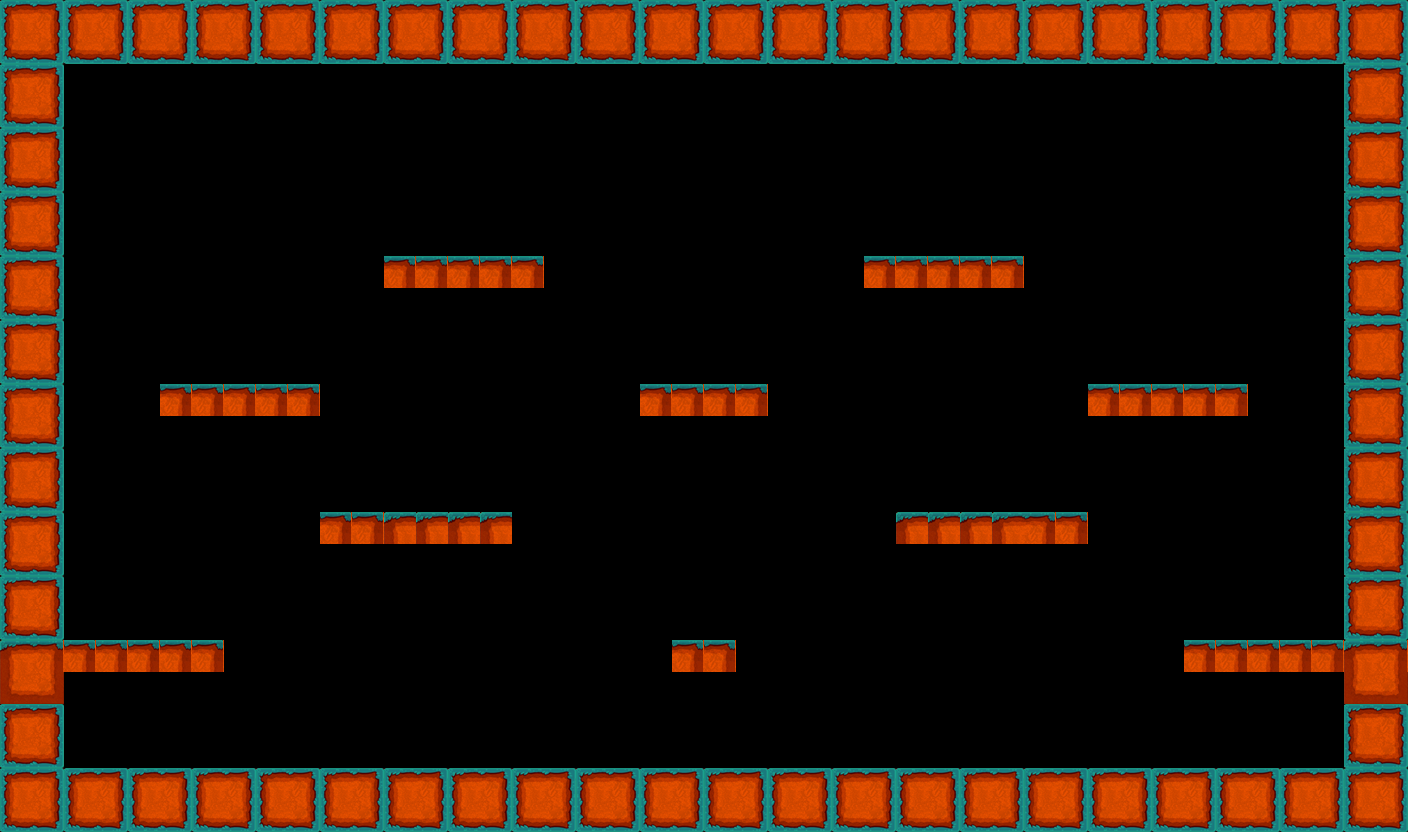

Rendered tile map (Tiled .tmx) drawn with the repository's tilesets; below, a short description and the full map source, tile grids included:
An orthogonal 44x26 tile map with 32x32 px tiles, 1 tile layer (staticObjects).

<map version="1.4" tiledversion="1.4.2" orientation="orthogonal" renderorder="right-down" width="44" height="26" tilewidth="32" tileheight="32" infinite="0" nextlayerid="2" nextobjectid="1">
 <editorsettings>
  <export target="tileMap.json" format="json" />
 </editorsettings>
 <tileset firstgid="1" name="tileSet" tilewidth="32" tileheight="32" tilecount="64" columns="8">
  <image source="tileSet.png" width="256" height="256" />
  <tile id="0">
   <properties>
    <property name="rigidBody" type="bool" value="true" />
   </properties>
  </tile>
  <tile id="1">
   <properties>
    <property name="rigidBody" type="bool" value="true" />
   </properties>
  </tile>
  <tile id="2">
   <properties>
    <property name="rigidBody" type="bool" value="true" />
   </properties>
  </tile>
  <tile id="3">
   <properties>
    <property name="rigidBody" type="bool" value="true" />
   </properties>
  </tile>
  <tile id="4">
   <properties>
    <property name="rigidBody" type="bool" value="false" />
   </properties>
  </tile>
  <tile id="5">
   <properties>
    <property name="rigidBody" type="bool" value="false" />
   </properties>
  </tile>
  <tile id="6">
   <properties>
    <property name="rigidBody" type="bool" value="false" />
   </properties>
  </tile>
  <tile id="7">
   <properties>
    <property name="rigidBody" type="bool" value="false" />
   </properties>
  </tile>
  <tile id="8">
   <properties>
    <property name="rigidBody" type="bool" value="true" />
   </properties>
  </tile>
  <tile id="9">
   <properties>
    <property name="rigidBody" type="bool" value="true" />
   </properties>
  </tile>
  <tile id="10">
   <properties>
    <property name="rigidBody" type="bool" value="true" />
   </properties>
  </tile>
  <tile id="11">
   <properties>
    <property name="rigidBody" type="bool" value="true" />
   </properties>
  </tile>
  <tile id="12">
   <properties>
    <property name="rigidBody" type="bool" value="false" />
   </properties>
  </tile>
  <tile id="13">
   <properties>
    <property name="rigidBody" type="bool" value="false" />
   </properties>
  </tile>
  <tile id="14">
   <properties>
    <property name="rigidBody" type="bool" value="false" />
   </properties>
  </tile>
  <tile id="15">
   <properties>
    <property name="rigidBody" type="bool" value="false" />
   </properties>
  </tile>
 </tileset>
 <layer id="1" name="staticObjects" width="44" height="26">
  <data encoding="csv">
1,2,1,2,1,2,1,2,1,2,1,2,1,2,1,2,1,2,1,2,1,2,1,2,1,2,1,2,1,2,1,2,1,2,1,2,1,2,1,2,1,2,1,2,
9,10,9,10,9,10,9,10,9,10,9,10,9,10,9,10,9,10,9,10,9,10,9,10,9,10,9,10,9,10,9,10,9,10,9,10,9,10,9,10,9,10,9,10,
1,2,0,0,0,0,0,0,0,0,0,0,0,0,0,0,0,0,0,0,0,0,0,0,0,0,0,0,0,0,0,0,0,0,0,0,0,0,0,0,0,0,1,2,
9,10,0,0,0,0,0,0,0,0,0,0,0,0,0,0,0,0,0,0,0,0,0,0,0,0,0,0,0,0,0,0,0,0,0,0,0,0,0,0,0,0,9,10,
1,2,0,0,0,0,0,0,0,0,0,0,0,0,0,0,0,0,0,0,0,0,0,0,0,0,0,0,0,0,0,0,0,0,0,0,0,0,0,0,0,0,1,2,
9,10,0,0,0,0,0,0,0,0,0,0,0,0,0,0,0,0,0,0,0,0,0,0,0,0,0,0,0,0,0,0,0,0,0,0,0,0,0,0,0,0,9,10,
1,2,0,0,0,0,0,0,0,0,0,0,0,0,0,0,0,0,0,0,0,0,0,0,0,0,0,0,0,0,0,0,0,0,0,0,0,0,0,0,0,0,1,2,
9,10,0,0,0,0,0,0,0,0,0,0,0,0,0,0,0,0,0,0,0,0,0,0,0,0,0,0,0,0,0,0,0,0,0,0,0,0,0,0,0,0,9,10,
1,2,0,0,0,0,0,0,0,0,0,0,4,4,4,4,4,0,0,0,0,0,0,0,0,0,0,4,4,4,4,4,0,0,0,0,0,0,0,0,0,0,1,2,
9,10,0,0,0,0,0,0,0,0,0,0,0,0,0,0,0,0,0,0,0,0,0,0,0,0,0,0,0,0,0,0,0,0,0,0,0,0,0,0,0,0,9,10,
1,2,0,0,0,0,0,0,0,0,0,0,0,0,0,0,0,0,0,0,0,0,0,0,0,0,0,0,0,0,0,0,0,0,0,0,0,0,0,0,0,0,1,2,
9,10,0,0,0,0,0,0,0,0,0,0,0,0,0,0,0,0,0,0,0,0,0,0,0,0,0,0,0,0,0,0,0,0,0,0,0,0,0,0,0,0,9,10,
1,2,0,0,0,4,4,4,4,4,0,0,0,0,0,0,0,0,0,0,4,4,4,4,0,0,0,0,0,0,0,0,0,0,4,4,4,4,4,0,0,0,1,2,
9,10,0,0,0,0,0,0,0,0,0,0,0,0,0,0,0,0,0,0,0,0,0,0,0,0,0,0,0,0,0,0,0,0,0,0,0,0,0,0,0,0,9,10,
1,2,0,0,0,0,0,0,0,0,0,0,0,0,0,0,0,0,0,0,0,0,0,0,0,0,0,0,0,0,0,0,0,0,0,0,0,0,0,0,0,0,1,2,
9,10,0,0,0,0,0,0,0,0,0,0,0,0,0,0,0,0,0,0,0,0,0,0,0,0,0,0,0,0,0,0,0,0,0,0,0,0,0,0,0,0,9,10,
1,2,0,0,0,0,0,0,0,0,4,4,3,3,3,3,0,0,0,0,0,0,0,0,0,0,0,0,3,3,3,3,4,4,0,0,0,0,0,0,0,0,1,2,
9,10,0,0,0,0,0,0,0,0,0,0,0,0,0,0,0,0,0,0,0,0,0,0,0,0,0,0,0,0,0,0,0,0,0,0,0,0,0,0,0,0,9,10,
1,2,0,0,0,0,0,0,0,0,0,0,0,0,0,0,0,0,0,0,0,0,0,0,0,0,0,0,0,0,0,0,0,0,0,0,0,0,0,0,0,0,1,2,
9,10,0,0,0,0,0,0,0,0,0,0,0,0,0,0,0,0,0,0,0,0,0,0,0,0,0,0,0,0,0,0,0,0,0,0,0,0,0,0,0,0,9,10,
3,4,4,4,4,4,4,0,0,0,0,0,0,0,0,0,0,0,0,0,0,4,4,0,0,0,0,0,0,0,0,0,0,0,0,0,0,4,4,4,4,4,3,4,
11,12,0,0,0,0,0,0,0,0,0,0,0,0,0,0,0,0,0,0,0,0,0,0,0,0,0,0,0,0,0,0,0,0,0,0,0,0,0,0,0,0,11,12,
1,2,0,0,0,0,0,0,0,0,0,0,0,0,0,0,0,0,0,0,0,0,0,0,0,0,0,0,0,0,0,0,0,0,0,0,0,0,0,0,0,0,1,2,
9,10,0,0,0,0,0,0,0,0,0,0,0,0,0,0,0,0,0,0,0,0,0,0,0,0,0,0,0,0,0,0,0,0,0,0,0,0,0,0,0,0,9,10,
1,2,1,2,1,2,1,2,1,2,1,2,1,2,1,2,1,2,1,2,1,2,1,2,1,2,1,2,1,2,1,2,1,2,1,2,1,2,1,2,1,2,1,2,
9,10,9,10,9,10,9,10,9,10,9,10,9,10,9,10,9,10,9,10,9,10,9,10,9,10,9,10,9,10,9,10,9,10,9,10,9,10,9,10,9,10,9,10
</data>
 </layer>
</map>